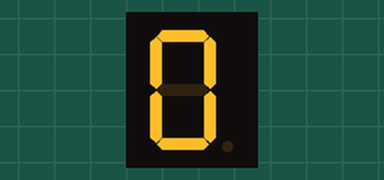
Bench run of a sketch on a simulated Arduino Uno, built with avr-gcc and run on an emulated ATmega328P. On the bench: 1-digit seven-segment display. Wiring (from diagram.json): 1-digit 7-segment display, segments lit when HIGH: segments pin 7, pin 8, pin 9, pin 10, pin 11, pin 12, pin 13. The segment pins are drawn as the display they are named for.

Above: at 0.1 s.
At 1.6 s:
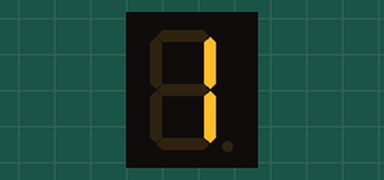
At 3.1 s:
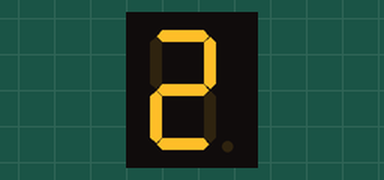
At 6.1 s:
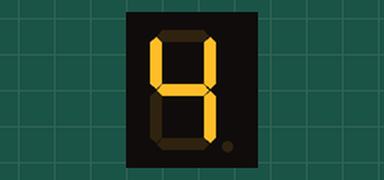
At 9.1 s:
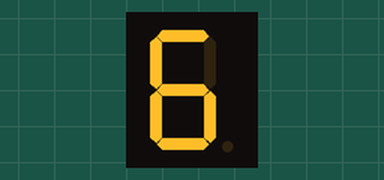
At 13.6 s:
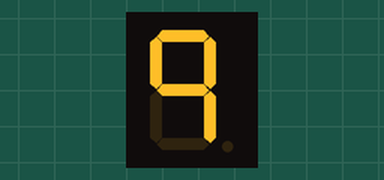

The sketch:

sketch.ino
```cpp
void setup() {
  // put your setup code here, to run once:

  for (int i = 7; i < 14; i++) {
    pinMode(i, OUTPUT);
  }
}
void number(int num) {

  int matNumber[10][9] = {
  //       A  B  C  D  E  F  G
  /* 0*/  {1, 1, 1, 1, 1, 1, 0},
  /* 1*/  {0, 1, 1, 0, 0, 0, 0},
  /* 2*/  {1, 1, 0, 1, 1, 0, 1},
  /* 3*/  {1, 1, 1, 1, 0, 0, 1},
  /* 4*/  {0, 1, 1, 0, 0, 1, 1},
  /* 5*/  {1, 0, 1, 1, 0, 1, 1},
  /* 6*/  {1, 0, 1, 1, 1, 1, 1},
  /* 7*/  {1, 1, 1, 0, 0, 0, 0},
  /* 8*/  {1, 1, 1, 1, 1, 1, 1},
  /* 9*/  {1, 1, 1, 0, 0, 1, 1},
};


  for (int i = 7; i < 14; i++) {
    digitalWrite(i, matNumber[num][i - 7]);
  }


}
void zero(int mode) {

  for (int i = 7; i < 13; i++) {
    digitalWrite(i, mode);
  }

}
void one(int mode) {
  digitalWrite(8, mode);
  digitalWrite(9, mode);

}


void loop() {

  // for (int i = 7; i < 14; i++) {
  //   digitalWrite(i, HIGH);
  // }
  // delay(500);

  // for (int i = 7; i < 14; i++) {
  //   digitalWrite(i, LOW);
  // }
  // delay(500);
  // one(LOW);
  // delay(500);
  // one(HIGH);
  // delay(500);

   for (int i = 0; i < 10; i++) {
    number(i);
    delay(1500);
  }

}
```

Measured:
- by itself, everything shown: repeats every 15.0 s, in 10 steps
- what the display in image 1 shows lasts 1.5 s, from 1.5 s to 3.0 s
